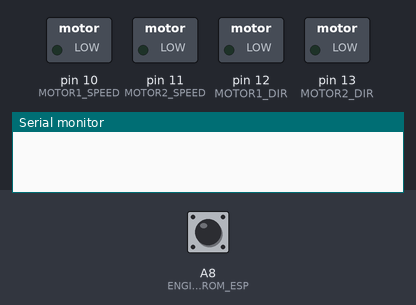
A sketch run on a simulated Arduino Mega 2560, built with avr-gcc and run on an emulated ATmega2560. On the bench: switched loads named in the sketch (green lamp = pin HIGH), the last lines printed to the serial monitor. The inputs (shaded band) are chosen by the test bench; at power-on: A8 (ENGINES_SLIDER_PIN_INPUT_FROM_ESP) LOW.

Above: at 0.1 s.
At 1.2 s:
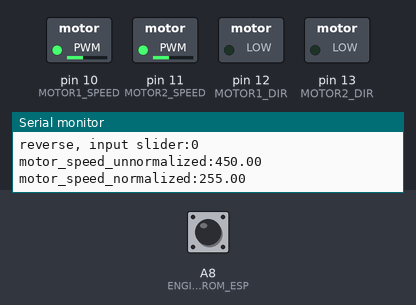
1.3 s: A8 (ENGINES_SLIDER_PIN_INPUT_FROM_ESP) pulsed HIGH 2 times (0.12 s each, 0.3 s apart)
At 2.5 s:
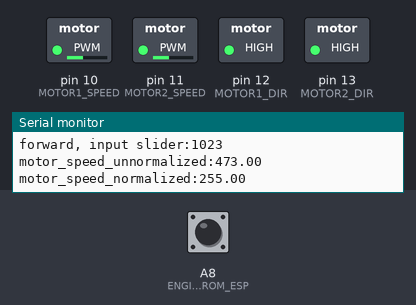
Timing chart, 0 to 4.3 s (numbered marks = the images above; inputs shaded):
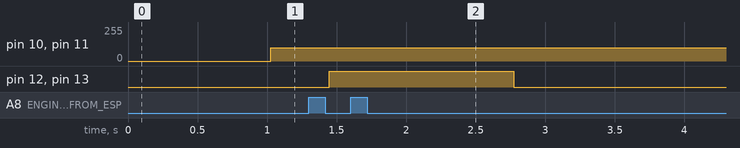

Measured:
- after the input at 1.3 s, pin 12 (MOTOR1_DIR), pin 13 (MOTOR2_DIR): LOW → HIGH after 0.15 s, → LOW 1.3 s later

The sketch:

sketch_mar15a_engines.ino
```cpp
//engines motors_ver01

//VALUE FROM ESP INPUT DEFINES:
#define ENGINES_MOTORS_REVERSE_TRESH_HOLD 450
#define ENGINES_MOTORS_BREAK_TRESH_HOLD 550
#define ENGINES_MOTORS_FORWARD_TRESH_HOLD 1023

//FUNCTIONS SIGNATURES:
void reverse_(unsigned long engines_slider_input_from_esp_value);
void break_(unsigned long engines_slider_input_from_esp_value);
void forward_(unsigned long engines_slider_input_from_esp_value);

//PINS DEFINES:
//INPUTS PINS:
int ENGINES_SLIDER_PIN_INPUT_FROM_ESP = A8; //analog data from esp
int MOTOR1_DIR = 12;
int MOTOR1_SPEED = 10;
int MOTOR2_DIR = 13;
int MOTOR2_SPEED = 11;

unsigned long engines_slider_input_from_esp_value = 0;
float motor_speed_unnormalized ;
float motor_speed_normalized;

#define MAX_SPEED 100

void setup()
{
  Serial.begin(9600);
  //inputs
  pinMode(ENGINES_SLIDER_PIN_INPUT_FROM_ESP, INPUT);

  //outputs
  pinMode(MOTOR1_DIR, OUTPUT);
  pinMode(MOTOR1_SPEED, OUTPUT);
  pinMode(MOTOR2_DIR, OUTPUT);
  pinMode(MOTOR2_SPEED, OUTPUT);
}

void loop()
{
  engines_slider_input_from_esp_value = pulseIn(ENGINES_SLIDER_PIN_INPUT_FROM_ESP, HIGH);

  if (engines_slider_input_from_esp_value < ENGINES_MOTORS_REVERSE_TRESH_HOLD)
  {
    reverse_(engines_slider_input_from_esp_value);
  }
  else if (engines_slider_input_from_esp_value > ENGINES_MOTORS_REVERSE_TRESH_HOLD && engines_slider_input_from_esp_value < ENGINES_MOTORS_BREAK_TRESH_HOLD)
  {
    break_(engines_slider_input_from_esp_value);
  }
  else
  {
    forward_(engines_slider_input_from_esp_value);
  }
}

////////////////////////////////////////////////////////////////////////
void reverse_(unsigned long engines_slider_input_from_esp_value)
{
  Serial.print("reverse, input slider:");
  Serial.println(engines_slider_input_from_esp_value);

  motor_speed_unnormalized = (ENGINES_MOTORS_REVERSE_TRESH_HOLD - engines_slider_input_from_esp_value);
  Serial.print("motor_speed_unnormalized:");
  Serial.println(motor_speed_unnormalized);
  motor_speed_normalized = (motor_speed_unnormalized / ENGINES_MOTORS_REVERSE_TRESH_HOLD) * 255;
  Serial.print("motor_speed_normalized:");
  Serial.println(motor_speed_normalized);

  if (motor_speed_normalized > MAX_SPEED)
  {
    motor_speed_normalized = MAX_SPEED;
  }

  digitalWrite(MOTOR1_DIR, LOW); //reverse
  digitalWrite(MOTOR2_DIR, LOW); //reverse
  analogWrite(MOTOR1_SPEED, motor_speed_normalized);
  analogWrite(MOTOR2_SPEED, motor_speed_normalized);

}

void break_(unsigned long engines_slider_input_from_esp_value)
{
  Serial.print("breake, input slider:");
  Serial.println(engines_slider_input_from_esp_value);

  motor_speed_normalized = 0;
  Serial.print("motor_speed_normalized:");
  Serial.println(motor_speed_normalized);

  analogWrite(MOTOR1_SPEED, motor_speed_normalized);
  analogWrite(MOTOR2_SPEED, motor_speed_normalized);
}

void forward_(unsigned long engines_slider_input_from_esp_value)
{
  if (engines_slider_input_from_esp_value >= 1023)
  {
    engines_slider_input_from_esp_value = 1023;
  }
  Serial.print("forward, input slider:");
  Serial.println(engines_slider_input_from_esp_value);

  motor_speed_unnormalized = (engines_slider_input_from_esp_value - ENGINES_MOTORS_BREAK_TRESH_HOLD);
  Serial.print("motor_speed_unnormalized:");
  Serial.println(motor_speed_unnormalized);
  motor_speed_normalized = (motor_speed_unnormalized / (ENGINES_MOTORS_FORWARD_TRESH_HOLD - ENGINES_MOTORS_BREAK_TRESH_HOLD)) * 255;
  Serial.print("motor_speed_normalized:");
  Serial.println(motor_speed_normalized);

  if (motor_speed_normalized > MAX_SPEED)
  {
    motor_speed_normalized = MAX_SPEED;
  }

  digitalWrite(MOTOR1_DIR, HIGH); //forward
  digitalWrite(MOTOR2_DIR, HIGH); //forward
  analogWrite(MOTOR1_SPEED, motor_speed_normalized);
  analogWrite(MOTOR2_SPEED, motor_speed_normalized);
}
```
